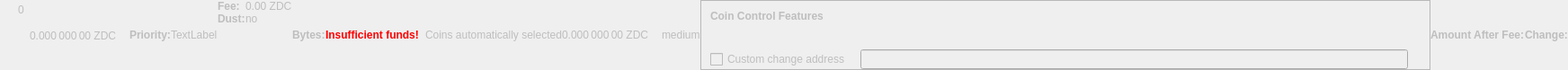
    <widget class="QWidget" name="dummyHideWidget" native="true">
     <property name="enabled">
      <bool>false</bool>
     </property>
     <property name="maximumSize">
      <size>
       <width>100</width>
       <height>16</height>
      </size>
     </property>
     <layout class="QHBoxLayout" name="dummyHideLayout">
      <property name="spacing">
       <number>0</number>
      </property>
      <property name="leftMargin">
       <number>0</number>
      </property>
      <property name="topMargin">
       <number>0</number>
      </property>
      <property name="rightMargin">
       <number>0</number>
      </property>
      <property name="bottomMargin">
       <number>0</number>
      </property>
      <item>
       <layout class="QFormLayout" name="formLayoutCoinControl1">
        <property name="horizontalSpacing">
         <number>10</number>
        </property>
        <property name="verticalSpacing">
         <number>14</number>
        </property>
        <property name="leftMargin">
         <number>10</number>
        </property>
        <property name="topMargin">
         <number>4</number>
        </property>
        <property name="rightMargin">
         <number>6</number>
        </property>
        <item row="0" column="1">
         <widget class="QLabel" name="labelCoinControlBytes">
          <property name="cursor">
           <cursorShape>IBeamCursor</cursorShape>
          </property>
          <property name="contextMenuPolicy">
           <enum>Qt::ActionsContextMenu</enum>
          </property>
          <property name="text">
           <string notr="true">0</string>
          </property>
          <property name="textInteractionFlags">
           <set>Qt::LinksAccessibleByMouse|Qt::TextSelectableByKeyboard|Qt::TextSelectableByMouse</set>
          </property>
         </widget>
        </item>
       </layout>
      </item>
      <item>
       <widget class="QLabel" name="labelCoinControlAfterFee">
        <property name="enabled">
         <bool>false</bool>
        </property>
        <property name="sizePolicy">
         <sizepolicy hsizetype="Fixed" vsizetype="Fixed">
          <horstretch>0</horstretch>
          <verstretch>0</verstretch>
         </sizepolicy>
        </property>
        <property name="minimumSize">
         <size>
          <width>111</width>
          <height>12</height>
         </size>
        </property>
        <property name="maximumSize">
         <size>
          <width>111</width>
          <height>12</height>
         </size>
        </property>
        <property name="cursor">
         <cursorShape>IBeamCursor</cursorShape>
        </property>
        <property name="contextMenuPolicy">
         <enum>Qt::ActionsContextMenu</enum>
        </property>
        <property name="text">
         <string notr="true">0.000 000 00 ZDC</string>
        </property>
        <property name="textInteractionFlags">
         <set>Qt::LinksAccessibleByMouse|Qt::TextSelectableByKeyboard|Qt::TextSelectableByMouse</set>
        </property>
       </widget>
      </item>
      <item>
       <widget class="QLabel" name="labelCoinControlPriorityText">
        <property name="enabled">
         <bool>false</bool>
        </property>
        <property name="font">
         <font>
          <weight>75</weight>
          <bold>true</bold>
         </font>
        </property>
        <property name="text">
         <string>Priority:</string>
        </property>
       </widget>
      </item>
      <item>
       <layout class="QHBoxLayout" name="horizontalLayout">
        <item>
         <widget class="QLabel" name="WarningLabel">
          <property name="text">
           <string>TextLabel</string>
          </property>
         </widget>
        </item>
       </layout>
      </item>
      <item>
       <layout class="QFormLayout" name="formLayoutCoinControl3">
        <property name="horizontalSpacing">
         <number>0</number>
        </property>
        <property name="verticalSpacing">
         <number>0</number>
        </property>
        <property name="leftMargin">
         <number>0</number>
        </property>
        <property name="topMargin">
         <number>0</number>
        </property>
        <property name="rightMargin">
         <number>0</number>
        </property>
        <item row="0" column="0">
         <widget class="QLabel" name="labelCoinControlFeeText">
          <property name="enabled">
           <bool>false</bool>
          </property>
          <property name="font">
           <font>
            <weight>75</weight>
            <bold>true</bold>
           </font>
          </property>
          <property name="text">
           <string>Fee:</string>
          </property>
          <property name="margin">
           <number>0</number>
          </property>
         </widget>
        </item>
        <item row="0" column="1">
         <widget class="QLabel" name="labelCoinControlFee">
          <property name="enabled">
           <bool>false</bool>
          </property>
          <property name="cursor">
           <cursorShape>IBeamCursor</cursorShape>
          </property>
          <property name="contextMenuPolicy">
           <enum>Qt::ActionsContextMenu</enum>
          </property>
          <property name="text">
           <string notr="true">0.00 ZDC</string>
          </property>
          <property name="textInteractionFlags">
           <set>Qt::LinksAccessibleByMouse|Qt::TextSelectableByKeyboard|Qt::TextSelectableByMouse</set>
          </property>
         </widget>
        </item>
        <item row="1" column="0">
         <widget class="QLabel" name="labelCoinControlLowOutputText">
          <property name="enabled">
           <bool>false</bool>
          </property>
          <property name="font">
           <font>
            <weight>75</weight>
            <bold>true</bold>
           </font>
          </property>
          <property name="text">
           <string>Dust:</string>
          </property>
         </widget>
        </item>
        <item row="1" column="1">
         <widget class="QLabel" name="labelCoinControlLowOutput">
          <property name="enabled">
           <bool>false</bool>
          </property>
          <property name="cursor">
           <cursorShape>IBeamCursor</cursorShape>
          </property>
          <property name="contextMenuPolicy">
           <enum>Qt::ActionsContextMenu</enum>
          </property>
          <property name="text">
           <string>no</string>
          </property>
          <property name="textInteractionFlags">
           <set>Qt::LinksAccessibleByMouse|Qt::TextSelectableByKeyboard|Qt::TextSelectableByMouse</set>
          </property>
         </widget>
        </item>
       </layout>
      </item>
      <item>
       <widget class="QLabel" name="labelCoinControlBytesText">
        <property name="enabled">
         <bool>false</bool>
        </property>
        <property name="font">
         <font>
          <weight>75</weight>
          <bold>true</bold>
         </font>
        </property>
        <property name="text">
         <string>Bytes:</string>
        </property>
       </widget>
      </item>
      <item>
       <layout class="QFormLayout" name="formLayoutCoinControl2">
        <property name="horizontalSpacing">
         <number>0</number>
        </property>
        <property name="verticalSpacing">
         <number>0</number>
        </property>
        <property name="leftMargin">
         <number>0</number>
        </property>
        <property name="topMargin">
         <number>0</number>
        </property>
        <property name="rightMargin">
         <number>0</number>
        </property>
       </layout>
      </item>
      <item>
       <layout class="QHBoxLayout" name="horizontalLayoutCoinControl2">
        <property name="spacing">
         <number>0</number>
        </property>
        <property name="bottomMargin">
         <number>0</number>
        </property>
       </layout>
      </item>
      <item>
       <widget class="QLabel" name="labelCoinControlInsuffFunds">
        <property name="enabled">
         <bool>false</bool>
        </property>
        <property name="minimumSize">
         <size>
          <width>0</width>
          <height>0</height>
         </size>
        </property>
        <property name="font">
         <font>
          <weight>75</weight>
          <bold>true</bold>
         </font>
        </property>
        <property name="styleSheet">
         <string notr="true">color:red;font-weight:bold;</string>
        </property>
        <property name="text">
         <string>Insufficient funds!</string>
        </property>
        <property name="margin">
         <number>5</number>
        </property>
       </widget>
      </item>
      <item>
       <layout class="QFormLayout" name="formLayoutCoinControl4">
        <property name="horizontalSpacing">
         <number>0</number>
        </property>
        <property name="verticalSpacing">
         <number>0</number>
        </property>
        <property name="leftMargin">
         <number>0</number>
        </property>
        <property name="topMargin">
         <number>0</number>
        </property>
        <property name="rightMargin">
         <number>0</number>
        </property>
       </layout>
      </item>
      <item>
       <widget class="QLabel" name="labelCoinControlChangeLabel">
        <property name="enabled">
         <bool>false</bool>
        </property>
        <property name="sizePolicy">
         <sizepolicy hsizetype="Preferred" vsizetype="Expanding">
          <horstretch>0</horstretch>
          <verstretch>0</verstretch>
         </sizepolicy>
        </property>
        <property name="minimumSize">
         <size>
          <width>0</width>
          <height>0</height>
         </size>
        </property>
        <property name="text">
         <string/>
        </property>
        <property name="margin">
         <number>3</number>
        </property>
       </widget>
      </item>
      <item>
       <widget class="QLabel" name="labelCoinControlAutomaticallySelected">
        <property name="enabled">
         <bool>false</bool>
        </property>
        <property name="sizePolicy">
         <sizepolicy hsizetype="Fixed" vsizetype="Fixed">
          <horstretch>0</horstretch>
          <verstretch>0</verstretch>
         </sizepolicy>
        </property>
        <property name="minimumSize">
         <size>
          <width>0</width>
          <height>0</height>
         </size>
        </property>
        <property name="maximumSize">
         <size>
          <width>240</width>
          <height>16777215</height>
         </size>
        </property>
        <property name="text">
         <string>Coins automatically selected</string>
        </property>
        <property name="margin">
         <number>5</number>
        </property>
       </widget>
      </item>
      <item>
       <widget class="QLabel" name="labelCoinControlChange">
        <property name="enabled">
         <bool>false</bool>
        </property>
        <property name="sizePolicy">
         <sizepolicy hsizetype="Fixed" vsizetype="Fixed">
          <horstretch>0</horstretch>
          <verstretch>0</verstretch>
         </sizepolicy>
        </property>
        <property name="minimumSize">
         <size>
          <width>111</width>
          <height>0</height>
         </size>
        </property>
        <property name="maximumSize">
         <size>
          <width>111</width>
          <height>16777215</height>
         </size>
        </property>
        <property name="cursor">
         <cursorShape>IBeamCursor</cursorShape>
        </property>
        <property name="contextMenuPolicy">
         <enum>Qt::ActionsContextMenu</enum>
        </property>
        <property name="text">
         <string notr="true">0.000 000 00 ZDC</string>
        </property>
        <property name="textInteractionFlags">
         <set>Qt::LinksAccessibleByMouse|Qt::TextSelectableByKeyboard|Qt::TextSelectableByMouse</set>
        </property>
       </widget>
      </item>
      <item>
       <widget class="QLabel" name="labelCoinControlPriority">
        <property name="enabled">
         <bool>false</bool>
        </property>
        <property name="cursor">
         <cursorShape>IBeamCursor</cursorShape>
        </property>
        <property name="contextMenuPolicy">
         <enum>Qt::ActionsContextMenu</enum>
        </property>
        <property name="text">
         <string>medium</string>
        </property>
        <property name="textInteractionFlags">
         <set>Qt::LinksAccessibleByMouse|Qt::TextSelectableByKeyboard|Qt::TextSelectableByMouse</set>
        </property>
       </widget>
      </item>
      <item>
       <widget class="QFrame" name="frameCoinControl">
        <property name="sizePolicy">
         <sizepolicy hsizetype="Expanding" vsizetype="Expanding">
          <horstretch>0</horstretch>
          <verstretch>0</verstretch>
         </sizepolicy>
        </property>
        <property name="maximumSize">
         <size>
          <width>16777215</width>
          <height>16777215</height>
         </size>
        </property>
        <property name="frameShape">
         <enum>QFrame::StyledPanel</enum>
        </property>
        <property name="frameShadow">
         <enum>QFrame::Sunken</enum>
        </property>
        <layout class="QVBoxLayout" name="verticalLayoutCoinControl2_2">
         <property name="spacing">
          <number>0</number>
         </property>
         <property name="leftMargin">
          <number>0</number>
         </property>
         <property name="topMargin">
          <number>0</number>
         </property>
         <property name="rightMargin">
          <number>0</number>
         </property>
         <property name="bottomMargin">
          <number>0</number>
         </property>
         <item>
          <layout class="QVBoxLayout" name="verticalLayoutCoinControl" stretch="0,0,0,1">
           <property name="spacing">
            <number>0</number>
           </property>
           <property name="leftMargin">
            <number>10</number>
           </property>
           <property name="topMargin">
            <number>10</number>
           </property>
           <item>
            <layout class="QHBoxLayout" name="horizontalLayoutCoinControl1">
             <property name="bottomMargin">
              <number>15</number>
             </property>
             <item>
              <widget class="QLabel" name="labelCoinControlFeatures">
               <property name="enabled">
                <bool>false</bool>
               </property>
               <property name="sizePolicy">
                <sizepolicy hsizetype="Preferred" vsizetype="Maximum">
                 <horstretch>0</horstretch>
                 <verstretch>0</verstretch>
                </sizepolicy>
               </property>
               <property name="font">
                <font>
                 <weight>75</weight>
                 <bold>true</bold>
                </font>
               </property>
               <property name="styleSheet">
                <string notr="true">font-weight:bold;</string>
               </property>
               <property name="text">
                <string>Coin Control Features</string>
               </property>
              </widget>
             </item>
            </layout>
           </item>
           <item>
            <widget class="QWidget" name="widgetCoinControl" native="true">
             <property name="sizePolicy">
              <sizepolicy hsizetype="Preferred" vsizetype="Preferred">
               <horstretch>0</horstretch>
               <verstretch>0</verstretch>
              </sizepolicy>
             </property>
             <property name="minimumSize">
              <size>
               <width>0</width>
               <height>0</height>
              </size>
             </property>
             <property name="styleSheet">
              <string notr="true"/>
             </property>
             <layout class="QHBoxLayout" name="horizontalLayoutCoinControl5_2">
              <property name="leftMargin">
               <number>0</number>
              </property>
              <property name="topMargin">
               <number>0</number>
              </property>
              <property name="rightMargin">
               <number>0</number>
              </property>
              <property name="bottomMargin">
               <number>0</number>
              </property>
              <item>
               <layout class="QHBoxLayout" name="horizontalLayoutCoinControl3">
                <property name="spacing">
                 <number>20</number>
                </property>
                <property name="topMargin">
                 <number>0</number>
                </property>
                <property name="bottomMargin">
                 <number>10</number>
                </property>
               </layout>
              </item>
             </layout>
            </widget>
           </item>
           <item>
            <layout class="QHBoxLayout" name="horizontalLayoutCoinControl4" stretch="0,0,0">
             <property name="spacing">
              <number>12</number>
             </property>
             <property name="sizeConstraint">
              <enum>QLayout::SetDefaultConstraint</enum>
             </property>
             <property name="topMargin">
              <number>5</number>
             </property>
             <property name="rightMargin">
              <number>5</number>
             </property>
             <item>
              <widget class="QCheckBox" name="checkBoxCoinControlChange">
               <property name="enabled">
                <bool>false</bool>
               </property>
               <property name="toolTip">
                <string>If this is activated, but the change address is empty or invalid, change will be sent to a newly generated address.</string>
               </property>
               <property name="text">
                <string>Custom change address</string>
               </property>
              </widget>
             </item>
             <item>
              <widget class="QValidatedLineEdit" name="lineEditCoinControlChange">
               <property name="enabled">
                <bool>false</bool>
               </property>
               <property name="sizePolicy">
                <sizepolicy hsizetype="Expanding" vsizetype="Fixed">
                 <horstretch>0</horstretch>
                 <verstretch>0</verstretch>
                </sizepolicy>
               </property>
              </widget>
             </item>
             <item>
              <widget class="QLabel" name="labelCoinControlChangeLabel_2">
               <property name="sizePolicy">
                <sizepolicy hsizetype="Preferred" vsizetype="Expanding">
                 <horstretch>0</horstretch>
                 <verstretch>0</verstretch>
                </sizepolicy>
               </property>
               <property name="minimumSize">
                <size>
                 <width>0</width>
                 <height>0</height>
                </size>
               </property>
               <property name="text">
                <string/>
               </property>
               <property name="margin">
                <number>3</number>
               </property>
              </widget>
             </item>
            </layout>
           </item>
           <item>
            <spacer name="verticalSpacerCoinControl">
             <property name="orientation">
              <enum>Qt::Vertical</enum>
             </property>
             <property name="sizeHint" stdset="0">
              <size>
               <width>800</width>
               <height>1</height>
              </size>
             </property>
            </spacer>
           </item>
          </layout>
         </item>
        </layout>
       </widget>
      </item>
      <item>
       <widget class="QLabel" name="labelCoinControlAfterFeeText">
        <property name="enabled">
         <bool>false</bool>
        </property>
        <property name="minimumSize">
         <size>
          <width>0</width>
          <height>0</height>
         </size>
        </property>
        <property name="maximumSize">
         <size>
          <width>16777215</width>
          <height>16777215</height>
         </size>
        </property>
        <property name="font">
         <font>
          <weight>75</weight>
          <bold>true</bold>
         </font>
        </property>
        <property name="text">
         <string>Amount After Fee:</string>
        </property>
        <property name="alignment">
         <set>Qt::AlignLeading|Qt::AlignLeft|Qt::AlignVCenter</set>
        </property>
        <property name="margin">
         <number>0</number>
        </property>
       </widget>
      </item>
      <item>
       <widget class="QLabel" name="labelCoinControlChangeText">
        <property name="enabled">
         <bool>false</bool>
        </property>
        <property name="sizePolicy">
         <sizepolicy hsizetype="Preferred" vsizetype="Preferred">
          <horstretch>0</horstretch>
          <verstretch>0</verstretch>
         </sizepolicy>
        </property>
        <property name="minimumSize">
         <size>
          <width>0</width>
          <height>0</height>
         </size>
        </property>
        <property name="maximumSize">
         <size>
          <width>16777215</width>
          <height>16777215</height>
         </size>
        </property>
        <property name="font">
         <font>
          <weight>75</weight>
          <bold>true</bold>
         </font>
        </property>
        <property name="text">
         <string>Change:</string>
        </property>
        <property name="alignment">
         <set>Qt::AlignLeading|Qt::AlignLeft|Qt::AlignVCenter</set>
        </property>
       </widget>
      </item>
     </layout>
    </widget>
